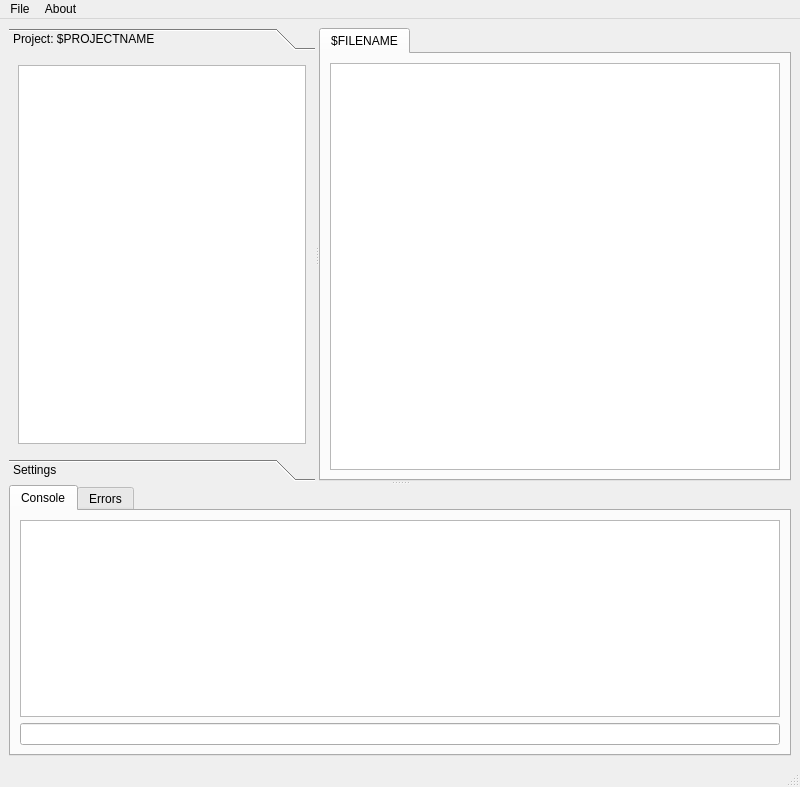
<?xml version="1.0" encoding="UTF-8"?>
<ui version="4.0">
 <class>MainWindow</class>
 <widget class="QMainWindow" name="MainWindow">
  <property name="windowModality">
   <enum>Qt::WindowModal</enum>
  </property>
  <property name="geometry">
   <rect>
    <x>0</x>
    <y>0</y>
    <width>800</width>
    <height>787</height>
   </rect>
  </property>
  <property name="sizePolicy">
   <sizepolicy hsizetype="MinimumExpanding" vsizetype="MinimumExpanding">
    <horstretch>0</horstretch>
    <verstretch>0</verstretch>
   </sizepolicy>
  </property>
  <property name="minimumSize">
   <size>
    <width>800</width>
    <height>600</height>
   </size>
  </property>
  <property name="windowTitle">
   <string>sosText</string>
  </property>
  <widget class="QWidget" name="centralwidget">
   <property name="sizePolicy">
    <sizepolicy hsizetype="MinimumExpanding" vsizetype="MinimumExpanding">
     <horstretch>0</horstretch>
     <verstretch>0</verstretch>
    </sizepolicy>
   </property>
   <property name="minimumSize">
    <size>
     <width>800</width>
     <height>556</height>
    </size>
   </property>
   <layout class="QGridLayout" name="gridLayout">
    <item row="0" column="0">
     <widget class="QSplitter" name="splitterTopBottom">
      <property name="sizePolicy">
       <sizepolicy hsizetype="MinimumExpanding" vsizetype="MinimumExpanding">
        <horstretch>0</horstretch>
        <verstretch>0</verstretch>
       </sizepolicy>
      </property>
      <property name="orientation">
       <enum>Qt::Vertical</enum>
      </property>
      <widget class="QSplitter" name="splitterTopLeftRight">
       <property name="sizePolicy">
        <sizepolicy hsizetype="MinimumExpanding" vsizetype="MinimumExpanding">
         <horstretch>0</horstretch>
         <verstretch>0</verstretch>
        </sizepolicy>
       </property>
       <property name="orientation">
        <enum>Qt::Horizontal</enum>
       </property>
       <widget class="QToolBox" name="toolBoxLeftPages">
        <property name="sizePolicy">
         <sizepolicy hsizetype="MinimumExpanding" vsizetype="MinimumExpanding">
          <horstretch>0</horstretch>
          <verstretch>0</verstretch>
         </sizepolicy>
        </property>
        <property name="minimumSize">
         <size>
          <width>200</width>
          <height>400</height>
         </size>
        </property>
        <property name="currentIndex">
         <number>0</number>
        </property>
        <widget class="QWidget" name="pageProjectView">
         <property name="geometry">
          <rect>
           <x>0</x>
           <y>0</y>
           <width>306</width>
           <height>459</height>
          </rect>
         </property>
         <property name="sizePolicy">
          <sizepolicy hsizetype="MinimumExpanding" vsizetype="MinimumExpanding">
           <horstretch>0</horstretch>
           <verstretch>0</verstretch>
          </sizepolicy>
         </property>
         <attribute name="label">
          <string>Project: $PROJECTNAME</string>
         </attribute>
         <layout class="QGridLayout" name="gridLayout_2">
          <item row="1" column="0">
           <widget class="QTreeView" name="treeView">
            <property name="sizePolicy">
             <sizepolicy hsizetype="MinimumExpanding" vsizetype="MinimumExpanding">
              <horstretch>0</horstretch>
              <verstretch>0</verstretch>
             </sizepolicy>
            </property>
            <property name="sortingEnabled">
             <bool>true</bool>
            </property>
            <attribute name="headerVisible">
             <bool>true</bool>
            </attribute>
           </widget>
          </item>
         </layout>
        </widget>
        <widget class="QWidget" name="pageSettings">
         <property name="geometry">
          <rect>
           <x>0</x>
           <y>0</y>
           <width>306</width>
           <height>459</height>
          </rect>
         </property>
         <attribute name="label">
          <string>Settings</string>
         </attribute>
        </widget>
       </widget>
       <widget class="QTabWidget" name="tabWidgetOpenFiles">
        <property name="sizePolicy">
         <sizepolicy hsizetype="MinimumExpanding" vsizetype="MinimumExpanding">
          <horstretch>0</horstretch>
          <verstretch>0</verstretch>
         </sizepolicy>
        </property>
        <property name="minimumSize">
         <size>
          <width>400</width>
          <height>400</height>
         </size>
        </property>
        <property name="currentIndex">
         <number>0</number>
        </property>
        <widget class="QWidget" name="tabOpenFile">
         <property name="sizePolicy">
          <sizepolicy hsizetype="MinimumExpanding" vsizetype="MinimumExpanding">
           <horstretch>0</horstretch>
           <verstretch>0</verstretch>
          </sizepolicy>
         </property>
         <property name="minimumSize">
          <size>
           <width>400</width>
           <height>400</height>
          </size>
         </property>
         <attribute name="title">
          <string>$FILENAME</string>
         </attribute>
         <layout class="QGridLayout" name="gridLayout_3">
          <item row="0" column="0">
           <widget class="QTextEdit" name="textEdit">
            <property name="sizePolicy">
             <sizepolicy hsizetype="MinimumExpanding" vsizetype="MinimumExpanding">
              <horstretch>0</horstretch>
              <verstretch>0</verstretch>
             </sizepolicy>
            </property>
            <property name="minimumSize">
             <size>
              <width>400</width>
              <height>400</height>
             </size>
            </property>
           </widget>
          </item>
         </layout>
        </widget>
       </widget>
      </widget>
      <widget class="QTabWidget" name="tabWidgetBottomTabs">
       <property name="sizePolicy">
        <sizepolicy hsizetype="MinimumExpanding" vsizetype="MinimumExpanding">
         <horstretch>0</horstretch>
         <verstretch>0</verstretch>
        </sizepolicy>
       </property>
       <property name="minimumSize">
        <size>
         <width>780</width>
         <height>200</height>
        </size>
       </property>
       <property name="currentIndex">
        <number>0</number>
       </property>
       <widget class="QWidget" name="tabConsole">
        <property name="sizePolicy">
         <sizepolicy hsizetype="MinimumExpanding" vsizetype="MinimumExpanding">
          <horstretch>0</horstretch>
          <verstretch>0</verstretch>
         </sizepolicy>
        </property>
        <attribute name="title">
         <string>Console</string>
        </attribute>
        <layout class="QGridLayout" name="gridLayout_4">
         <item row="0" column="0">
          <widget class="QPlainTextEdit" name="plainTextEdit">
           <property name="sizePolicy">
            <sizepolicy hsizetype="MinimumExpanding" vsizetype="MinimumExpanding">
             <horstretch>0</horstretch>
             <verstretch>0</verstretch>
            </sizepolicy>
           </property>
           <property name="readOnly">
            <bool>true</bool>
           </property>
          </widget>
         </item>
         <item row="1" column="0">
          <widget class="QLineEdit" name="lineEdit">
           <property name="sizePolicy">
            <sizepolicy hsizetype="MinimumExpanding" vsizetype="Fixed">
             <horstretch>0</horstretch>
             <verstretch>0</verstretch>
            </sizepolicy>
           </property>
          </widget>
         </item>
        </layout>
       </widget>
       <widget class="QWidget" name="tabErrors">
        <attribute name="title">
         <string>Errors</string>
        </attribute>
       </widget>
      </widget>
     </widget>
    </item>
   </layout>
  </widget>
  <widget class="QMenuBar" name="menubar">
   <property name="geometry">
    <rect>
     <x>0</x>
     <y>0</y>
     <width>800</width>
     <height>22</height>
    </rect>
   </property>
   <widget class="QMenu" name="menuFile">
    <property name="title">
     <string>File</string>
    </property>
    <addaction name="actionOpen_File"/>
    <addaction name="actionOpen_Project"/>
    <addaction name="separator"/>
    <addaction name="actionSave_File"/>
    <addaction name="separator"/>
    <addaction name="actionExit"/>
   </widget>
   <widget class="QMenu" name="menuAbout">
    <property name="title">
     <string>About</string>
    </property>
   </widget>
   <addaction name="menuFile"/>
   <addaction name="menuAbout"/>
  </widget>
  <widget class="QStatusBar" name="statusbar"/>
  <action name="actionOpen_File">
   <property name="text">
    <string>Open File</string>
   </property>
  </action>
  <action name="actionOpen_Project">
   <property name="text">
    <string>Open Project</string>
   </property>
  </action>
  <action name="actionSave_File">
   <property name="text">
    <string>Save File</string>
   </property>
  </action>
  <action name="actionExit">
   <property name="text">
    <string>Exit</string>
   </property>
  </action>
 </widget>
 <resources/>
 <connections>
  <connection>
   <sender>actionExit</sender>
   <signal>triggered()</signal>
   <receiver>MainWindow</receiver>
   <slot>close()</slot>
   <hints>
    <hint type="sourcelabel">
     <x>-1</x>
     <y>-1</y>
    </hint>
    <hint type="destinationlabel">
     <x>399</x>
     <y>332</y>
    </hint>
   </hints>
  </connection>
  <connection>
   <sender>actionOpen_File</sender>
   <signal>triggered()</signal>
   <receiver>MainWindow</receiver>
   <slot>loadFile()</slot>
   <hints>
    <hint type="sourcelabel">
     <x>-1</x>
     <y>-1</y>
    </hint>
    <hint type="destinationlabel">
     <x>399</x>
     <y>393</y>
    </hint>
   </hints>
  </connection>
 </connections>
 <slots>
  <slot>loadFile()</slot>
 </slots>
</ui>
